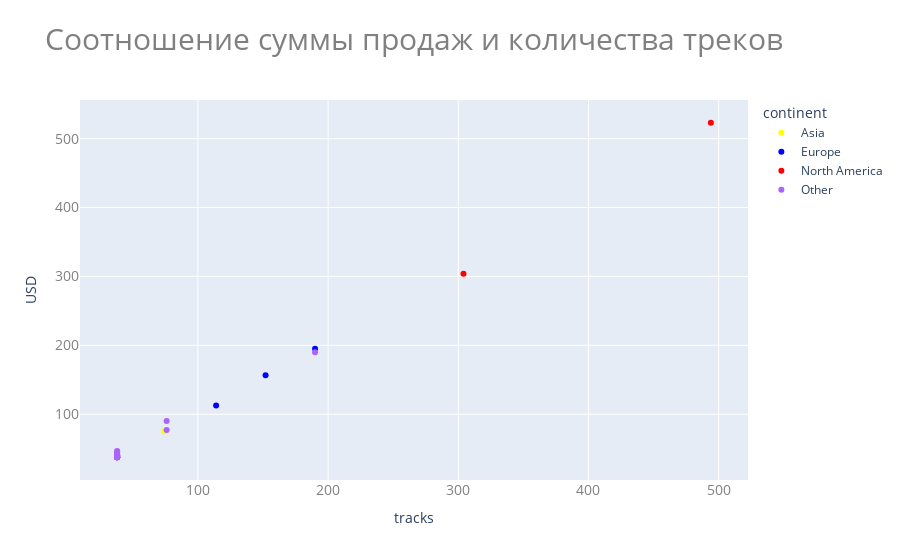

The notebook cell this image was saved under:
### Markdown cell above
**Задача 1**
Создайте датафрейм содержащий сумму и количество продаж треков в разбивке по странам и континентам.
Создайте scatter plot показывающий соотношение суммы продаж и количества треков.
Добавьте разделение по цвету на основе континента. Цвет Азии должен быть жёлтым, цвет Европы синим, цвет Северной Америки красным.
Добавьте название диаграмме. Шрифт должен быть 30, цвет шрифта серый.
Измените шрифт тиков (значения осей) на 14, цвет на серый.

### Code cell
from sqlalchemy import create_engine
from sqlalchemy.engine import URL
import numpy as np
import pandas as pd
import plotly.express as px

from connect import set_connection

query = """
select
    i.billing_country,
    case 
        when i.billing_country in ('USA', 'Canada', 'Mexico') then 'North America'
        when i.billing_country in ('Germany', 'France', 'Italy', 'Spain', 'Netherlands', 'United Kingdom') then 'Europe'
        when i.billing_country in ('China', 'India', 'Japan', 'South Korea', 'Australia') then 'Asia'
        else 'Other'
    end as continent,
    sum(il.quantity * il.unit_price) as total_sales,
    sum(il.quantity) as total_quantity
from 
    invoice_line il
join 
    invoice i on il.invoice_id = i.invoice_id
group by 
    i.billing_country, continent
order by
    continent;
"""


with set_connection() as conn:
    df = pd.read_sql(query, conn)

fig = px.scatter(df, 
                 x='total_quantity', 
                 y='total_sales', 
                 color='continent', 
                 color_discrete_map={'North America': 'red', 'Europe': 'blue', 'Asia': 'yellow'},
                 title='Соотношение суммы продаж и количества треков',
                 labels ={'total_quantity':'tracks','total_sales':'USD'})

fig.update_layout(
    title_font=dict(size=30, color='gray'),
    xaxis_tickfont=dict(size=14, color='gray'),
    yaxis_tickfont=dict(size=14, color='gray')
)

fig.show()

### Figure 1 — Plotly figure (JSON) as saved in the notebook; plotly's stock layout.template omitted (floating-point values rounded to 4 significant figures)
{"data": [{"hovertemplate": "continent=Asia<br>tracks=%{x}<br>USD=%{y}<extra></extra>", "legendgroup": "Asia", "marker": {"color": "yellow", "symbol": "circle"}, "mode": "markers", "name": "Asia", "orientation": "v", "showlegend": true, "type": "scatter", "x": [38, 74], "xaxis": "x", "y": [37.62, 75.26], "yaxis": "y"}, {"hovertemplate": "continent=Europe<br>tracks=%{x}<br>USD=%{y}<extra></extra>", "legendgroup": "Europe", "marker": {"color": "blue", "symbol": "circle"}, "mode": "markers", "name": "Europe", "orientation": "v", "showlegend": true, "type": "scatter", "x": [152, 38, 190, 38, 114, 38], "xaxis": "x", "y": [156.5, 37.62, 195.1, 40.62, 112.9, 37.62], "yaxis": "y"}, {"hovertemplate": "continent=North America<br>tracks=%{x}<br>USD=%{y}<extra></extra>", "legendgroup": "North America", "marker": {"color": "red", "symbol": "circle"}, "mode": "markers", "name": "North America", "orientation": "v", "showlegend": true, "type": "scatter", "x": [494, 304], "xaxis": "x", "y": [523.1, 304.0], "yaxis": "y"}, {"hovertemplate": "continent=Other<br>tracks=%{x}<br>USD=%{y}<extra></extra>", "legendgroup": "Other", "marker": {"color": "#ab63fa", "symbol": "circle"}, "mode": "markers", "name": "Other", "orientation": "v", "showlegend": true, "type": "scatter", "x": [38, 190, 38, 38, 38, 76, 38, 38, 38, 38, 38, 76, 38, 38], "xaxis": "x", "y": [37.62, 190.1, 37.62, 37.62, 46.62, 90.24, 37.62, 42.62, 45.62, 41.62, 39.62, 77.24, 45.62, 38.62], "yaxis": "y"}], "layout": {"legend": {"title": {"text": "continent"}, "tracegroupgap": 0}, "title": {"font": {"color": "gray", "size": 30}, "text": "Соотношение суммы продаж и количества треков"}, "xaxis": {"anchor": "y", "domain": [0, 1], "tickfont": {"color": "gray", "size": 14}, "title": {"text": "tracks"}}, "yaxis": {"anchor": "x", "domain": [0, 1], "tickfont": {"color": "gray", "size": 14}, "title": {"text": "USD"}}}}
